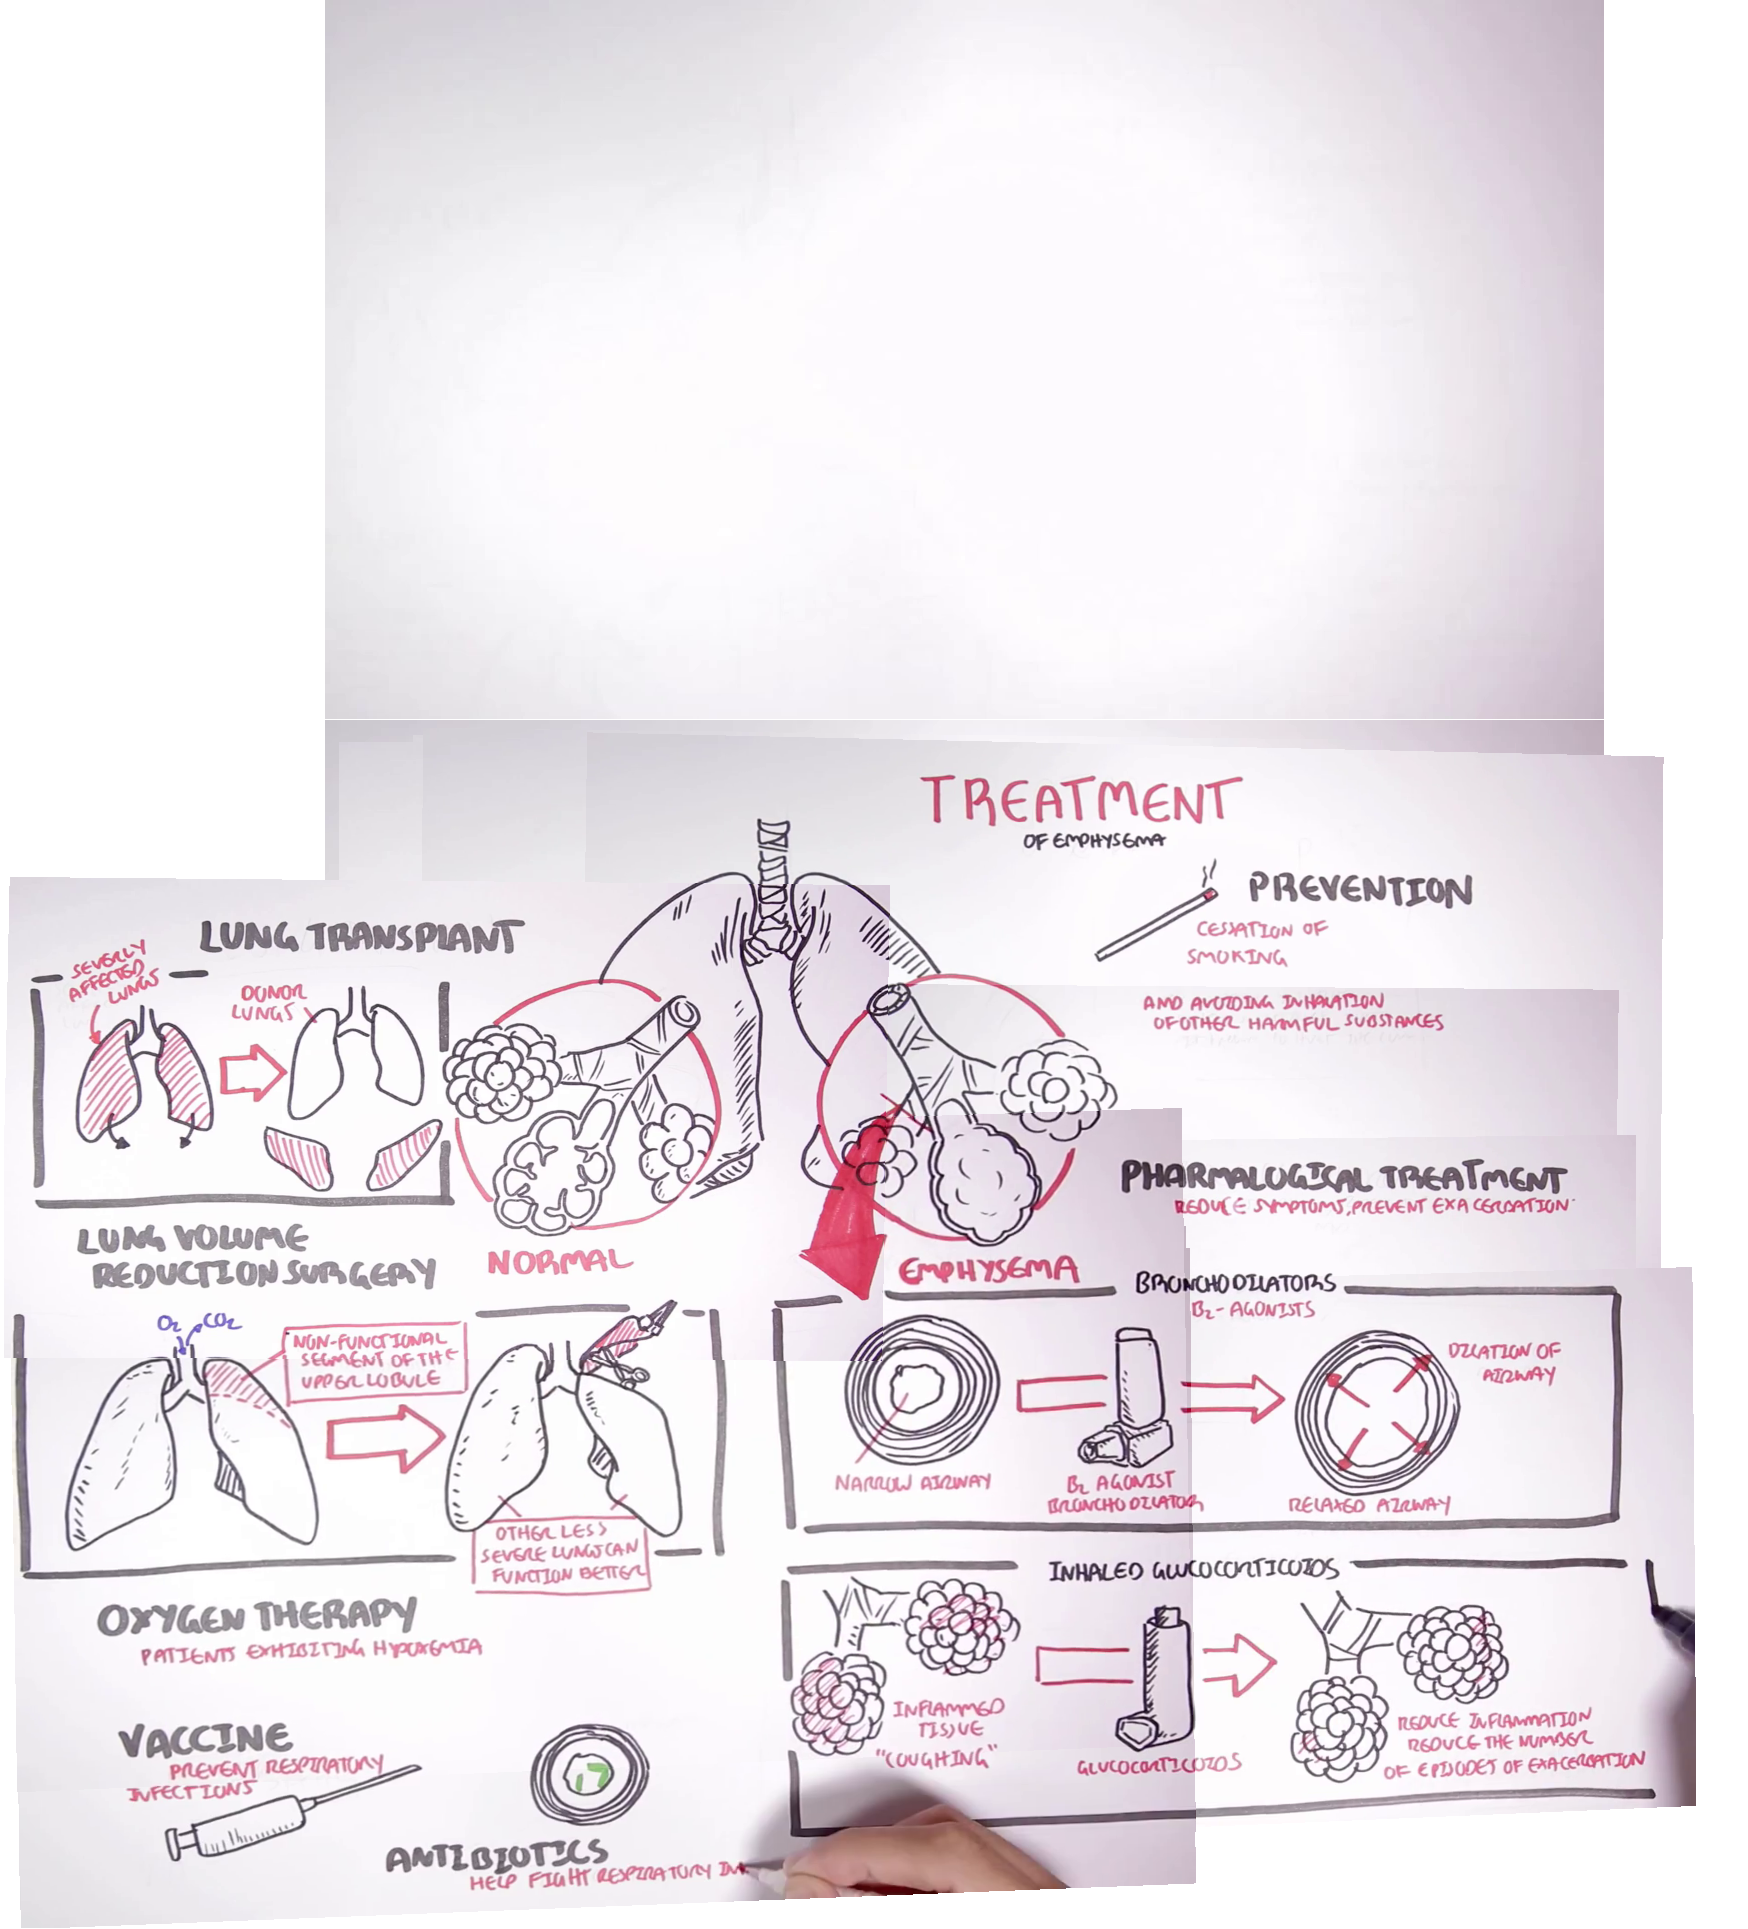

The Python source for this figure:
#!/usr/bin/env python
import cv2
import sys
import processframe as pf
from video import Video, Keyframe
import framediff
import util
import removelogo
import numpy as np
import os
import matplotlib.pyplot as plt
from scipy.signal._peak_finding import argrelextrema


def new_obj_panorama():
  
    framedir = sys.argv[1]
    logodir = sys.argv[2]
    keyframes = Keyframe.get_keyframes(framedir)
    logos = util.get_logos(logodir)

    util.showimages(logos)

    print "Removing Logo from each Key frame"
    for keyframe in keyframes:
        keyframe.add_default_objs(logos)
    
    print "Detecting New Objects in each Key frame"
    prevframe = None
    for keyframe in keyframes:
        if (prevframe == None):
            prev_obj = []
        else:
            prev_obj = [prevframe.get_fgobj(includelogo=True)]
        keyframe.set_newobj_mask(prev_obj)
        prevframe  = keyframe    
    
    list_of_frames = []
    for keyframe in keyframes:
        if (keyframe.new_visual_score() > 0):
            frame = pf.maskimage_white(keyframe.frame, keyframe.fg_mask)            
            list_of_frames.append(frame)
    
    print "Stitching Panorama"        
    panorama = pf.panorama(list_of_frames)
    
    cv2.imwrite(framedir + "\\panorama_new.png", panorama)
    cv2.imshow("panorama", panorama)
    cv2.waitKey(0)
    
def plot_keyframes(numfg, indices):
    t = np.linspace(1, len(numfg), len(numfg))        
    plt.plot(t, numfg)
    plt.scatter(indices, numfg[indices], c='red')
    plt.title("Panorama Keyframes")
    plt.xlabel("Frames")
    plt.ylabel("Pixels")
    plt.xlim(0, len(numfg))
    plt.savefig(video.videoname + "_panorama_keyframes.pdf")
    plt.show()
    plt.close()
 
    
if __name__ == "__main__":

    videopath = sys.argv[1]
    numfgpixtxt = sys.argv[2]
    is_black = int(sys.argv[3])    
    if (len(sys.argv) == 5):
        thres = int(sys.argv[4])
    else:
        thres = -3000
    
    video = Video(videopath)
    numfgpix = util.stringlist_from_txt(numfgpixtxt)
    counts = util.strings2ints(numfgpix)
    
    if (is_black == 1):
        is_black = True
    else:
        is_black = False
    
        
    countdiffs = []
    for i in range(0, len(counts)-1):
        diff = counts[i+1] - counts[i]
        countdiffs.append(diff)
    fid = 0
    last_unmoved_fid = 0
    capture = False
    keyframes_fid = [0]
    for diff in countdiffs:
        if diff < thres and not capture:
            keyframes_fid.append(max(0, fid-2))
            capture = True
        elif diff <= thres:
            capture = False
        fid += 1
    print fid-2*video.fps
    keyframes_fid.append(fid-2*video.fps)
     
    framedir = video.videoname + "_panorama"
    if not os.path.exists(os.path.abspath(framedir)):
        os.makedirs(os.path.abspath(framedir))
    panorama_keyframes = framedir + "/panorama_fids.txt"
    
    util.write_ints(keyframes_fid, panorama_keyframes)
    list_of_keyframes = video.capture_keyframes_fid(keyframes_fid, framedir)
#     list_of_keyframes = Keyframe.get_keyframes(framedir)
    print "stitch panorama"
    panorama = pf.panorama(list_of_keyframes, is_black)
    cv2.imwrite(framedir + "/panorama.png", panorama)

    